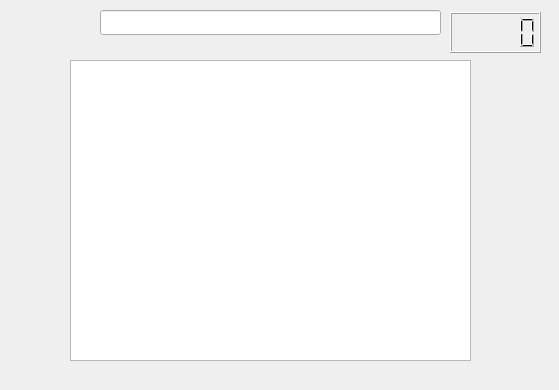
<?xml version="1.0" encoding="UTF-8"?>
<ui version="4.0">
 <class>littleServer</class>
 <widget class="QDialog" name="littleServer">
  <property name="geometry">
   <rect>
    <x>0</x>
    <y>0</y>
    <width>559</width>
    <height>390</height>
   </rect>
  </property>
  <property name="windowTitle">
   <string>Dialog</string>
  </property>
  <widget class="QListWidget" name="listWidget">
   <property name="geometry">
    <rect>
     <x>70</x>
     <y>60</y>
     <width>401</width>
     <height>301</height>
    </rect>
   </property>
  </widget>
  <widget class="QLineEdit" name="remindEdit">
   <property name="geometry">
    <rect>
     <x>100</x>
     <y>10</y>
     <width>341</width>
     <height>25</height>
    </rect>
   </property>
  </widget>
  <widget class="QLCDNumber" name="lcdNumber">
   <property name="geometry">
    <rect>
     <x>450</x>
     <y>12</y>
     <width>91</width>
     <height>41</height>
    </rect>
   </property>
  </widget>
 </widget>
 <resources/>
 <connections/>
</ui>
